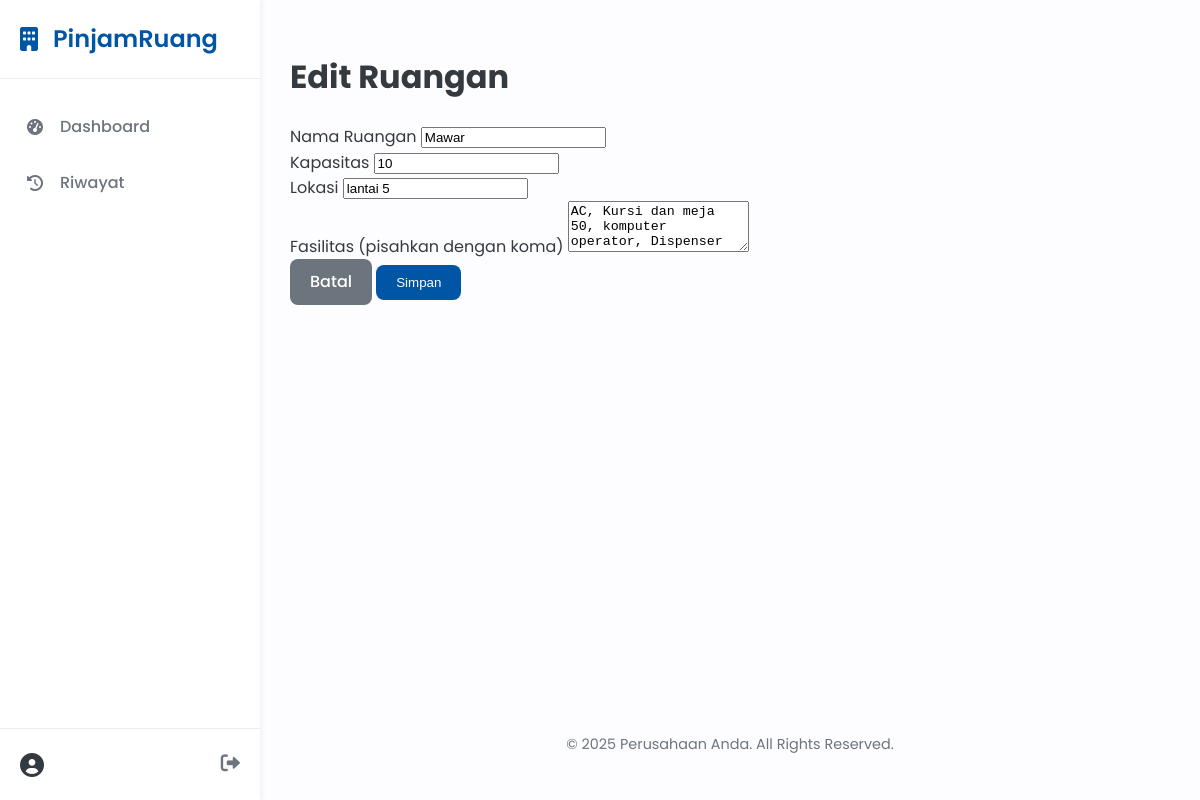
Page /manage-rooms/edit/2 (signed in) on the committed database.
### app.py (models this page shows)
class Room(db.Model):
    id = db.Column(db.Integer, primary_key=True)
    name = db.Column(db.String(100), unique=True, nullable=False)
    capacity = db.Column(db.Integer, nullable=False)
    location = db.Column(db.String(100))
    facilities = db.Column(db.Text)
    bookings = db.relationship('Booking', backref='room', lazy=True)

### app.py (the view, shortened to what this page needs)
@app.route('/manage-rooms/edit/<int:room_id>', methods=['GET', 'POST'])
@login_required
@admin_required
def edit_room(room_id):
    room = Room.query.get_or_404(room_id)
    return render_template('add_edit_room.html', form_title="Edit Ruangan", room=room)

### app.py (called while the page is built)
def login_required(view):
    @functools.wraps(view)
    def wrapped_view(**kwargs):
        if g.user is None:
            flash('Anda harus login untuk mengakses halaman ini.', 'warning')
            return redirect(url_for('login'))
        return view(**kwargs)
    return wrapped_view

def admin_required(view):
    @functools.wraps(view)
    def wrapped_view(**kwargs):
        if not g.user or not g.user.is_admin:
            flash('Anda tidak memiliki hak akses ke halaman ini.', 'danger')
            return redirect(url_for('dashboard'))
        return view(**kwargs)
    return wrapped_view

@app.before_request
def load_logged_in_user():
    user_id = session.get('user_id')
    g.user = User.query.get(user_id) if user_id else None

@app.context_processor
def inject_current_year():
    return {'current_year': datetime.utcnow().year}

### templates/add_edit_room.html (shortened to what this page needs)
{% extends 'base.html' %}
{% block content %}
<h1 class="h2 mb-4">{{ form_title }}</h1>
<div class="card">
    <div class="card-body">
        <form method="POST">
            <div class="mb-3">
                <label for="name" class="form-label">Nama Ruangan</label>
                <input type="text" class="form-control" id="name" name="name" value="{{ room.name if room else '' }}" required>
            </div>
            <div class="mb-3">
                <label for="capacity" class="form-label">Kapasitas</label>
                <input type="number" class="form-control" id="capacity" name="capacity" value="{{ room.capacity if room else '' }}" required>
            </div>
            <div class="mb-3">
                <label for="location" class="form-label">Lokasi</label>
                <input type="text" class="form-control" id="location" name="location" value="{{ room.location if room else '' }}">
            </div>
            <div class="mb-3">
                <label for="facilities" class="form-label">Fasilitas (pisahkan dengan koma)</label>
                <textarea class="form-control" id="facilities" name="facilities" rows="3">{{ room.facilities if room else '' }}</textarea>
            </div>
            <a href="{{ url_for('manage_rooms') }}" class="btn btn-secondary">Batal</a>
            <button type="submit" class="btn btn-primary">Simpan</button>
        </form>
    </div>
</div>
{% endblock %}

### static/css/style.css (style rules this page uses)
:root { --primary-color: #0055a5; --secondary-color: #003366; --light-gray: #f8f9fa; --medium-gray: #e9ecef; --dark-gray: #6c757d; --text-color: #343a40; --success-color: #28a745; --error-color: #dc3545; --warning-color: #ffc107; --info-color: #17a2b8; --border-radius: 8px; --box-shadow: 0 4px 12px rgba(0, 0, 0, 0.05); --sidebar-width: 260px; }
body, html { margin: 0; padding: 0; font-family: 'Poppins', sans-serif; background-color: #fdfdff; color: var(--text-color); line-height: 1.6; }
.btn { padding: 10px 20px; border: none; border-radius: var(--border-radius); cursor: pointer; text-decoration: none; font-weight: 500; transition: all 0.3s; display: inline-flex; align-items: center; gap: 8px; }
.btn-primary { background-color: var(--primary-color); color: white; }
.btn-secondary { background-color: var(--dark-gray); color: white; }

### rows in the picture
Room: name "Mawar", capacity "10", location "lantai 5", facilities "AC, Kursi dan meja 50, komputer operator, Dispenser"
